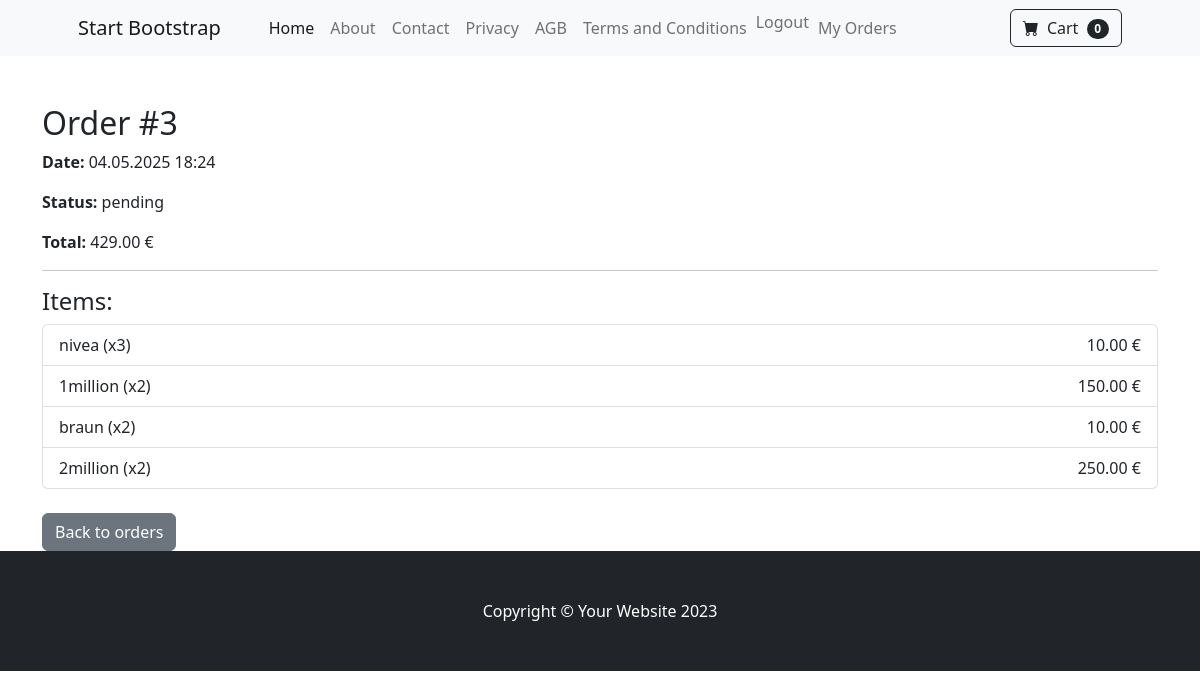
Screenshot of /orders/my-orders/3/ (signed in) with the database file from the repository.
### orders/models.py (models this page shows)
class Order(models.Model):
    user = models.ForeignKey(settings.AUTH_USER_MODEL, on_delete=models.CASCADE)
    created_at = models.DateTimeField(auto_now_add=True)
    status = models.CharField(default='pending', max_length=20)
    total_price = models.DecimalField(max_digits=10, decimal_places=2)  # order total price

class OrderItem(models.Model):
    order = models.ForeignKey(Order, on_delete=models.CASCADE, related_name="items")
    product = models.ForeignKey(product, on_delete=models.PROTECT)
    quantity = models.PositiveIntegerField()
    price = models.DecimalField(max_digits=10, decimal_places=2)    # item price at order time

### shop/models.py (models this page shows, shortened)
class Item(models.Model):
    category = models.ForeignKey(Category, on_delete=models.CASCADE, related_name='products')
    name = models.CharField(max_length=200)
    slug = models.SlugField(unique=True)
    on_sale = models.BooleanField(default=False)
    description = models.TextField(blank=True)
    price = models.DecimalField(max_digits=10, decimal_places=2)
    old_price = models.DecimalField(max_digits=10, decimal_places=2, blank=True, null=True)  # <--- NEU
    available = models.BooleanField(default=True)
    image = models.ImageField(upload_to='products/', blank=True, null=True)
    created = models.DateTimeField(auto_now_add=True)
    updated = models.DateTimeField(auto_now=True)

### orders/views.py (the view)
# urls.py: path('my-orders/<int:order_id>/', views.user_order_detail_view, name='user_order_detail'),
def user_order_detail_view(request, order_id):
    order = get_object_or_404(Order, id=order_id, user=request.user)
    return render(request, 'user_order_detail.html', {'order': order})

### orders/templates/user_order_detail.html (shortened to what this page needs)
{% extends "base.html" %}
{% block content %}
<div class="container mt-5">
  <h2>Order #{{ order.id }}</h2>
  <p><strong>Date:</strong> {{ order.created_at|date:"d.m.Y H:i" }}</p>
  <p><strong>Status:</strong> {{ order.status }}</p>
  <p><strong>Total:</strong> {{ order.total_price }} €</p>
  <hr>
  <h4>Items:</h4>
  <ul class="list-group">
    {% for item in order.items.all %}
    <li class="list-group-item d-flex justify-content-between align-items-center">
      {{ item.product.name }} (x{{ item.quantity }})
      <span>{{ item.price|floatformat:2 }} €</span>
    </li>
    {% endfor %}
  </ul>
  <a href="{% url 'orders:user_order_list' %}" class="btn btn-secondary mt-4">Back to orders</a>
</div>
{% endblock %}

### rows the page displays
Order: id "3", created_at "04.05.2025 18:24", status "pending", total_price "429.00"
OrderItem: product.name "nivea", quantity "3", price "10.00"
OrderItem: product.name "1million", quantity "2", price "150.00"
OrderItem: product.name "braun", quantity "2", price "10.00"
OrderItem: product.name "2million", quantity "2", price "250.00"
